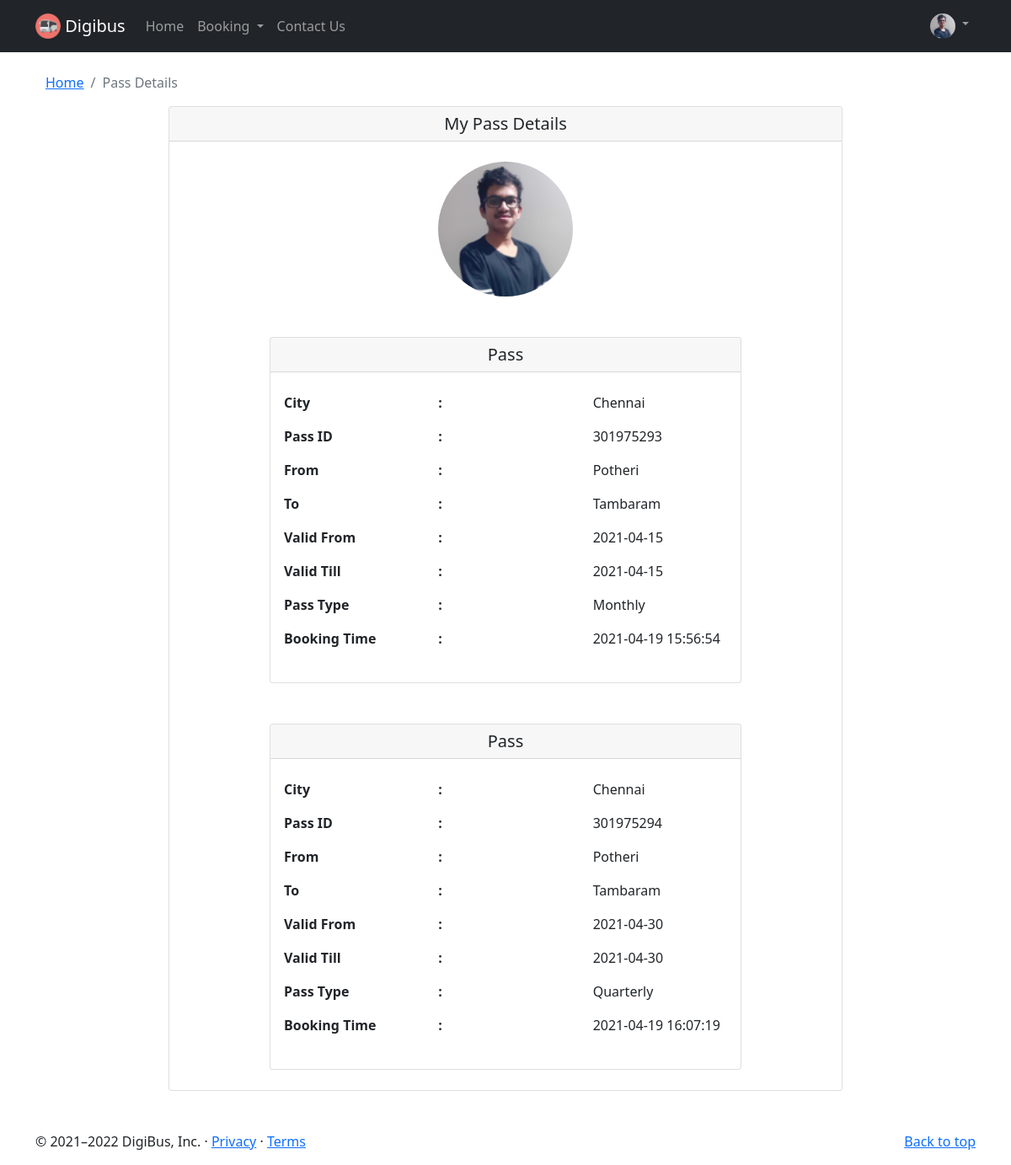
The app's page /viewpass (signed in) with its own data.
### flaskblog/models.py (models this page shows, shortened)
class Pass(db.Model):
    id = db.Column(db.Integer, primary_key=True)
    city = db.Column(db.String(100), nullable=False)
    source = db.Column(db.String(100), nullable=False)
    dest = db.Column(db.String(100), nullable=False)
    date = db.Column(db.DateTime, nullable=False, default=datetime.utcnow)
    price = db.Column(db.Integer, nullable=False, default=200)
    pass_type = db.Column(db.String(100), nullable=False)
    booking_date = db.Column(db.DateTime, default=datetime.now)
    user_id = db.Column(db.Integer, db.ForeignKey('user.id'), nullable=False)

### flaskblog/routes.py (the view)
@app.route('/viewpass')
@login_required
def viewpass():
    user = User.query.get(current_user.id)
    user_pass = Pass.query.filter_by(user_id=user.id).all()
    if user_pass:
        image_file = url_for('static', filename='profile_pics/' + current_user.image_file)
        return render_template('viewpass.html', title='Pass Details', image_file=image_file,pass_det=user_pass,user_id=User.query.get(current_user.id).id)
    else:
        flash('No Passes Booked', 'danger')
        image_file = url_for('static', filename='profile_pics/' + current_user.image_file)
        return render_template('viewpass.html', title='Pass Details', image_file=image_file,pass_det=[])

### flaskblog/models.py (called while the page is built)
@login_manager.user_loader
def load_user(user_id):
    return User.query.get(int(user_id))

### flaskblog/templates/viewpass.html
{% extends "layout1.html" %}
{% block content %}
<div class="container">
  <div class="mt-4">
    <nav aria-label="breadcrumb">
        <ol class="breadcrumb">
            <li class="breadcrumb-item"><a href="{{ url_for('home') }}">Home</a></li>
            <li class="breadcrumb-item active" aria-current="page">Pass Details</li>
        </ol>
    </nav>
  </div>
    <div class="card mx-auto" style="width: 50rem;">
      <h5 class="card-header text-center">My Pass Details</h5>
      <img src="{{ image_file }}" class="rounded-circle account-img mx-auto my-4" style="width: 10rem;">
      {% if pass_det %}
        {% for pass in pass_det %}
          <div class="card mx-auto my-4" style="width: 35rem;">
            <h5 class="card-header text-center">Pass</h5>
            <div class="card-body my-2">
              <div class="row">
                <div class="col-sm">
                  <p class="fw-bold">City</p>
                  <p class="fw-bold">Pass ID</p>
                  <p class="fw-bold">From</p>
                  <p class="fw-bold">To</p>
                  <p class="fw-bold">Valid From</p>
                  <p class="fw-bold">Valid Till</p>
                  <p class="fw-bold">Pass Type</p>
                  <p class="fw-bold">Booking Time</p>
                </div>
                <div class="col-sm">
                  <p class="fw-bold">:</p>
                  <p class="fw-bold">:</p>
                  <p class="fw-bold">:</p>
                  <p class="fw-bold">:</p>
                  <p class="fw-bold">:</p>
                  <p class="fw-bold">:</p>
                  <p class="fw-bold">:</p>
                  <p class="fw-bold">:</p>
                </div>
                <div class="col-sm">
                  <p class="fw-normal">{{ pass.city }}</p>
                  <p class="fw-normal">{{ pass.id + 301975291 + user_id }}</p>
                  <p class="fw-normal">{{ pass.source }}</p>
                  <p class="fw-normal">{{ pass.dest }}</p>
                  <p class="fw-normal">{{ pass.date.date() }}</p>
                  <p class="fw-normal">{{ pass.date.date() }}</p>
                  <p class="fw-normal">{{ pass.pass_type }}</p>
                  <p class="fw-normal">{{ pass.booking_date.strftime("%Y-%m-%d %H:%M:%S") }}</p>
                </div>
              </div>
            </div>
          </div>
        {% endfor %}
      {% endif %}
    </div>
</div>
{% endblock content %}

### flaskblog/templates/layout1.html (shortened to what this page needs)
<!doctype html>
<html lang="en">
<head>
    <link href="https://cdn.jsdelivr.net/npm/bootstrap@5.0.0-beta2/dist/css/bootstrap.min.css" rel="stylesheet"
>
    <link rel="stylesheet" type="text/css" herf="{{ url_for('static', filename='main.css') }}">
</head>
<body>
    <nav class="navbar navbar-expand-lg navbar-dark bg-dark fixed-top">
        <div class="container">
            <a class="navbar-brand mr-4" href="{{ url_for('home') }}">
                <img src="{{ url_for('static', filename='logo2.png') }}" alt="" width="" height="30" class="d-inline-block align-top">
                Digibus
            </a>
            <div class="collapse navbar-collapse" id="navbarSupportedContent">
                <ul class="navbar-nav me-auto mb-2 mb-lg-0">
                    <li class="nav-item">
                        <a class="nav-link" aria-current="page" href="{{ url_for('home') }}">Home</a>
                    </li>
                    <li class="nav-item dropdown">
                        <a class="nav-link dropdown-toggle" href="#" id="navbarDropdown" role="button"
                            data-bs-toggle="dropdown" aria-expanded="false">
                            Booking
                        </a>
                    </li>
                    <li class="nav-item">
                        <a class="nav-link" href="{{ url_for('contact') }}">Contact Us</a>
                    </li>
                </ul>
                <div class="navbar-nav">
                    {% if current_user.is_authenticated %}
                    <li class="nav-item dropdown">
                            <a class="nav-link dropdown-toggle" href="#" id="navbarDropdown" role="button"
                                data-bs-toggle="dropdown" aria-expanded="false">
                                <img src="{{ image_file }}" height="30" class="rounded-circle d-inline-block align-top">
                            </a>
                        </li>
                    {% else %}
                        <div class="my-1">
                            <a href="{{ url_for('login') }}"><button class="btn btn-outline-success mx-2">Login</button></a>
                            <a href="{{ url_for('signup') }}"><button class="btn btn-outline-success">SignUp</button></a>
                        </div>
                    {% endif %}
                </div>
            </div>
        </div>
    </nav>
    <main role="main" class="">
        <div class="row">
            <div class="col-md">
                {% block content %}{% endblock %}
            </div>
        </div>
    </main>
    <footer class="container mt-5">
        <p class="float-end"><a href="#">Back to top</a></p>
        <p>© 2021–2022 DigiBus, Inc. · <a href="#">Privacy</a> · <a href="#">Terms</a></p>
    </footer>
</body>
</html>

### flaskblog/templates/layout1.html (style rules this page uses)
body { padding-top: 62px; }

### records on screen
Pass: city "Chennai", id "301975293", source "Potheri", dest "Tambaram", date "2021-04-15", pass_type "Monthly", booking_date "2021-04-19 15:56:54"
Pass: city "Chennai", id "301975294", source "Potheri", dest "Tambaram", date "2021-04-30", pass_type "Quarterly", booking_date "2021-04-19 16:07:19"
